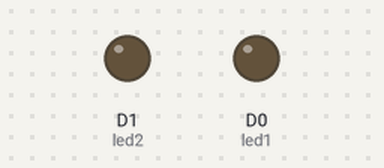
Simulated run of this sketch. Board: ESP8266 (NodeMCU). On the bench: output pins drawn as LEDs (lit = HIGH). WiFi joins after 1.5 s; servers stay silent unless stated; what the sketch prints to the serial monitor is not drawn.

Above: at 0.1 s.
At 0.6 s:
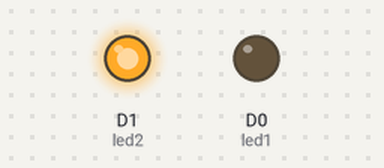
At 1.6 s:
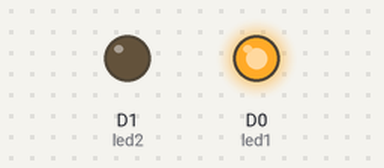
Timing chart, 0 to 3.1 s (numbered marks = the images above):
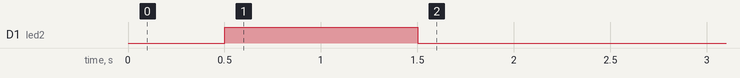

The sketch:

Ex2.ino
```cpp
#include <ESP8266WiFi.h> //esp8266 lib
int led1 = D0;
int led2 = D1;
void setup()
{
  Serial.begin(115200);
  Serial.println();
  pinMode(led1,OUTPUT);
  pinMode(led2,OUTPUT);
  digitalWrite(led1,LOW);
  digitalWrite(led2,LOW);
  WiFi.mode(WIFI_STA);
  WiFi.begin("MSI_XIV", "wp127001"); //wifi ssid and pass
  Serial.print("Connecting");
  while (WiFi.status() != WL_CONNECTED) { //check connection
    delay(500);
    digitalWrite(led2,HIGH);
    digitalWrite(led1,LOW);
    Serial.print(".");
  }
  Serial.println();
  digitalWrite(led2,LOW);
  digitalWrite(led1,HIGH);
  Serial.print("Connected, IP address: ");
  Serial.println(WiFi.localIP());//print node ipaddress
}

void loop() {

}
```
